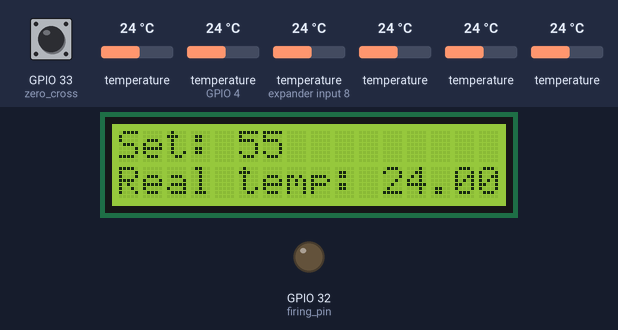
Recording of a sketch running on a simulated ESP32. Parts: 16×2 character LCD, output pins drawn as LEDs (lit = HIGH). Wiring (inferred from the names in the program): HTU21/Si7021 sensor at I2C address 0x40. The inputs (shaded band) are chosen by the test bench; at power-on: temperature 24 °C, GPIO 33 (zero_cross) HIGH, temperature (sensors on GPIO 4, expander input 8) 24 °C. What the sketch prints to the serial monitor is not drawn.

Above: at 2.0 s.
2.1 s: temperature (sensor 0) set to 12 °C
At 4.4 s:
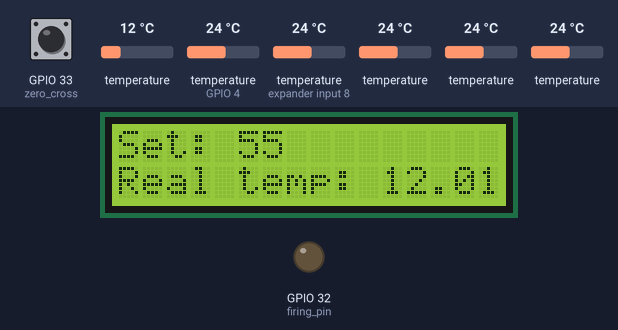
4.7 s: temperature (sensor 0) set to 19 °C
At 7.1 s:
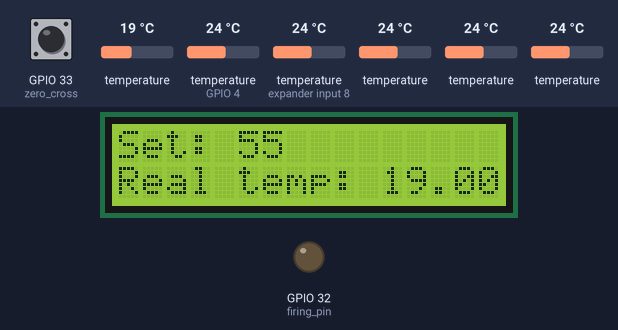
7.4 s: temperature (sensor 0) set to 28 °C
At 9.8 s:
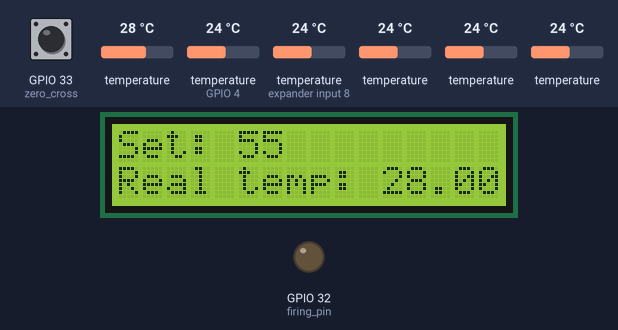
Timing chart, 0 to 11.3 s (numbered marks = the images above; inputs shaded):
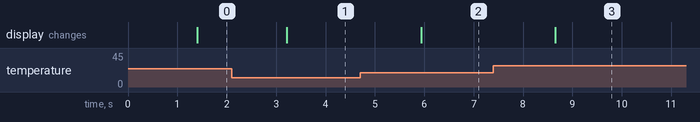

Measured:
- after the input at 2.1 s, the display: changes after 1.1 s (image 1)
- after the input at 4.7 s, the display: changes after 1.2 s (image 2)
- after the input at 7.4 s, the display: changes after 1.3 s (image 3)

The sketch:

220V_AC_Temperature_PID_Control_5_Sensors.ino
```cpp
#include <DallasTemperature.h>
#include <LiquidCrystal_I2C.h>
#include <OneWire.h>
#include <Wire.h>

// Data wire for 5 sensors is plugged TO GPIO 4
#define ONE_WIRE_BUS 4

// Setup a oneWire instance to communicate with any OneWire devices (not just Maxim/Dallas temperature ICs)
OneWire oneWire(ONE_WIRE_BUS);

// Pass our oneWire reference to Dallas Temperature.
DallasTemperature sensors(&oneWire);

// We'll use this variable to store a found device address
DeviceAddress tempDeviceAddress;

//Inputs and outputs
int firing_pin = 32;
int zero_cross = 33;
const int ADDR = 0x40;
const int MeasureTemp = 0xE3;
int X0,X1,temp;
double X,X_out;

LiquidCrystal_I2C lcd(0x27,16,2);  //sometimes the adress is not 0x27. Change to 0x3f if it dosn't work.
TwoWire I2Cone = TwoWire(0);
TwoWire I2Ctwo = TwoWire(1);

//Variables
int last_CH1_state = 0;
bool zero_cross_detected = false;
const int maximum_firing_delay = 9000;
// Max firing delay set to 9ms based on AC frequency of 50Hz
unsigned long previousMillis = 0;
unsigned long currentMillis = 0;
int temp_read_Delay = 500;
float real_temperature = 0;
int setpoint = 55;
int print_firing_delay;
//PID variables
float PID_error = 0;
float previous_error = 0;
float elapsedTime, Time, timePrev;
int PID_value = 0;
//PID constants
int kp =1200;   int ki= 0.5;   int kd = 20000;
int PID_p = 0;    int PID_i = 0;    int PID_d = 0;

//Zero Crossing Interrupt Function
void IRAM_ATTR zero_crossing()
{
  //If the last state was 0, then we have a state change...
  if(last_CH1_state == 0)
    zero_cross_detected = true; //We have detected a state change! We need both falling and rising edges
  //If pin 8 is LOW and the last state was HIGH then we have a state change
  else if(last_CH1_state == 1){
    zero_cross_detected = true;    //We have detected a state change!  We need both falling and rising edges.
    last_CH1_state = 0;            //Store the current state into the last state for the next loop
  }
}

void setup()
{
  // Start up the library
  sensors.begin();
  //Define the pinsmaximum_firing_delay - PID_value
  pinMode (firing_pin,OUTPUT);
  pinMode (zero_cross,INPUT_PULLUP);
  attachInterrupt(digitalPinToInterrupt(zero_cross), zero_crossing, CHANGE);
  lcd.begin(); //Begin the LCD communication through I2C
  lcd.backlight();  //Turn on backlight for LCD
  //inititalize the I2C the sensor and bing it
  Serial.begin(9600);
  I2Cone.begin(21,22,50000); // SDA GPIO33, SCL GPIO32, 50kHz frequency
  I2Ctwo.begin(2,4,50000); // SDA GPIO19, SCL GPIO18, 50kHz frequency
}


void loop()
{
  currentMillis = millis();           //Save the value of time before the loop
  // We create this if so we will read the temperature and change values each "temp_read_Delay"
  if(currentMillis - previousMillis >= temp_read_Delay){
    previousMillis += temp_read_Delay;              //Increase the previous time for next loop
    real_temperature = (GetTemp(&I2Cone));  //get the real temperature in Celsius degrees
    Serial.print(",");
    Serial.print((maximum_firing_delay - PID_value)/100.0);
    Serial.print("," + String(real_temperature) + "," + String(GetTemp(&I2Ctwo)));
    Serial.println(GetTemp2());
    PID_error = setpoint - real_temperature;        //Calculate the pid ERROR
    if(PID_error > 30)                              //integral constant will only affect errors below 30ºC
      PID_i = 0;
    PID_p = kp * PID_error;                         //Calculate the P value
    PID_i = PID_i + (ki * PID_error);               //Calculate the I value
    timePrev = Time;                    // the previous time is stored before the actual time read
    Time = millis();                    // actual time read
    elapsedTime = (Time - timePrev) / 1000;
    PID_d = kd*((PID_error - previous_error)/elapsedTime); //Calculate the D value
    PID_value = PID_p + PID_i + PID_d; //Calculate total PID value
    //We define firing delay range between 0 and 7400. Read above why 7400!!!!!!!
    if(PID_value < 0)
      PID_value = 0;
    if(PID_value > maximum_firing_delay)
      PID_value = maximum_firing_delay;
    //Print the values on the LCD
    lcd.clear();
    lcd.setCursor(0,0);
    lcd.print("Set: ");
    lcd.setCursor(5,0);
    lcd.print(setpoint);
    lcd.setCursor(0,1);
    lcd.print("Real temp: ");
    lcd.setCursor(11,1);
    lcd.print(real_temperature);
    previous_error = PID_error; //Remember to store the previous error.
  }

  //If the zero cross interruption was detected we create the 100us firing pulse
  if (zero_cross_detected){
      delayMicroseconds(maximum_firing_delay - PID_value); //This delay controls the power
      digitalWrite(firing_pin,HIGH);
      delayMicroseconds(100);
      digitalWrite(firing_pin,LOW);
      zero_cross_detected = false;
  }
}
//End of void loop

//Extracts temperature from the si7021 Sensor
double GetTemp(TwoWire *Sensor)
{
  Sensor->beginTransmission(ADDR);
  Sensor->write(MeasureTemp);
  Sensor->endTransmission();
  Sensor->requestFrom(ADDR,2);
  if(Sensor->available()<=2);{
    X0 = Sensor->read();
    X1 = Sensor->read();
    X0 = X0<<8;
    X_out = X0+X1;
  }
  /**Calculate and display temperature**/
  X=(175.72*X_out)/65536;
  X=X-46.85;
  return X;
}

//Extracts temperature from the DS18B20 Sensor

double GetTemp2()
{
   Serial.print(",");
   sensors.requestTemperatures(); // Send the command to get temperatures
   if(sensors.getAddress(tempDeviceAddress, 0)){
      // Print the data
      float tempC = sensors.getTempC(tempDeviceAddress);
      Serial.print(tempC);
      Serial.print(",");
   }
   if(sensors.getAddress(tempDeviceAddress, 1)){
      // Print the data
      float tempC = sensors.getTempC(tempDeviceAddress);
      Serial.print(tempC);
      Serial.print(",");
   }
   if(sensors.getAddress(tempDeviceAddress, 2)){
      // Print the data
      float tempC = sensors.getTempC(tempDeviceAddress);
      Serial.print(tempC);
      Serial.print(",");
   }
   if(sensors.getAddress(tempDeviceAddress, 3)){
      // Print the data
      float tempC = sensors.getTempC(tempDeviceAddress);
      Serial.print(tempC);
      Serial.print(",");
   }
   if(sensors.getAddress(tempDeviceAddress, 4)){
      // Print the data
      float tempC = sensors.getTempC(tempDeviceAddress);
      Serial.print(tempC);
      Serial.print(",");
   }

}
```
